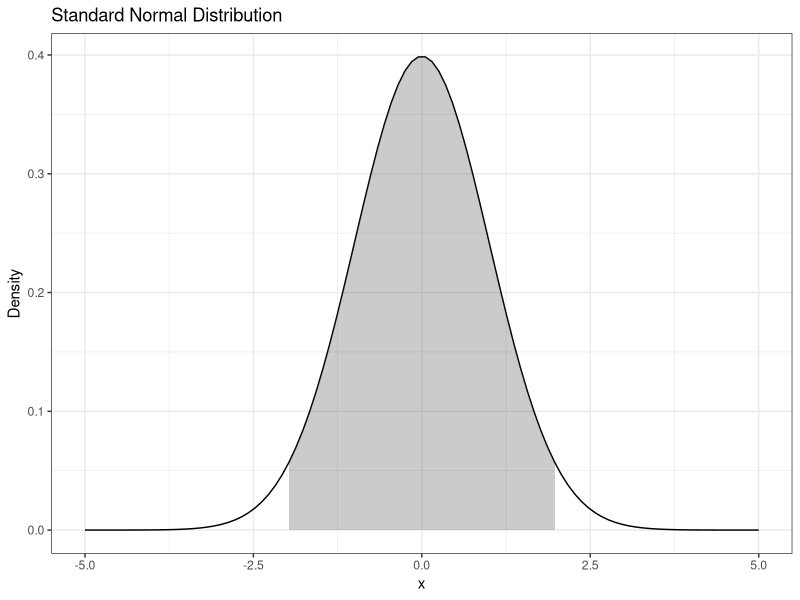
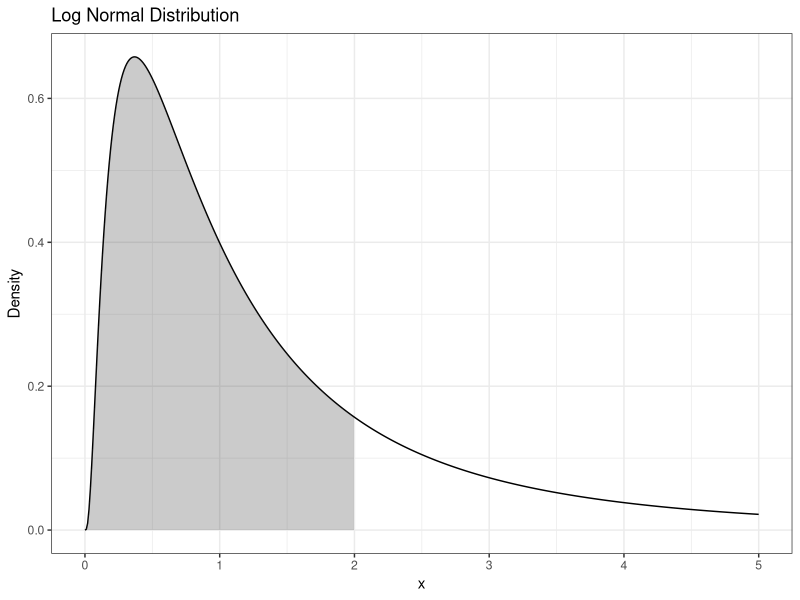
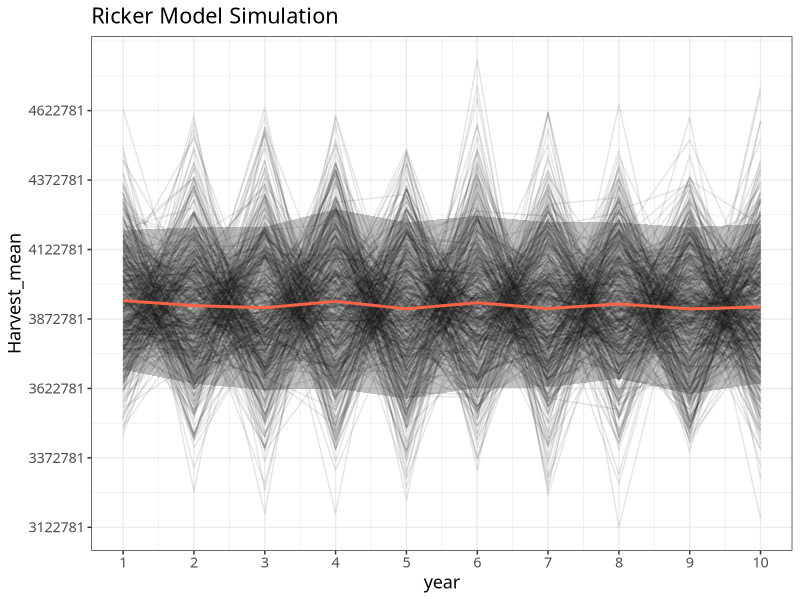

These charts were generated, in order, by the following R code:
## ---- chunk 1
knitr::opts_chunk$set(
  echo = TRUE,
  message = FALSE,
  warning = FALSE,
  # out.width = 800,
  # out.height = 600,
  fig.align = "center",
  dev = "ragg_png"
)
## ---- chunk 2
library(tidyverse)

x <- seq(-5, 5, length.out = 100)
y <- dnorm(x, 0, 1) 
df_int <- tibble(x, y)

ggplot(df_int, aes(x, y)) +
  geom_line() +
  geom_ribbon(data = df_int %>% filter(x > -2 & x < 2), 
              aes(x = x, ymin = 0, ymax = y), alpha = 1/4) +
  labs(x = "x", y = "Density") + 
  ggtitle("Standard Normal Distribution") + 
  theme_bw()
## ---- chunk 3
f <- function(x) {dnorm(x = x, mean = 0, sd = 1)}
integrate(f, -2, 2)
## ---- chunk 4
set.seed(1989)
n <- 100000
xm <- rnorm(n, mean = 0, sd = 1)
sum(xm >= -2 & xm <= 2)/n
## ---- chunk 5
xx <- seq(0, 5, length.out = 500)
yy <- dlnorm(xx, meanlog = 0, sdlog = 1)
df_int2 <- tibble(xx, yy)

ggplot(df_int2, aes(xx, yy)) +
  geom_line() +
  geom_ribbon(data = df_int2 %>% filter(xx > 0 & xx < 2), 
              aes(x = xx, ymin = 0, ymax = yy), alpha = 1/4) +
  labs(x = "x", y = "Density") + 
  ggtitle("Log Normal Distribution") + 
  theme_bw()
## ---- chunk 6
# f2 <- function(x) {dlnorm(x = x, meanlog = 0, sdlog = 1)}
# integrate(f2, 0, 2)
# 0.7558914 with absolute error < 1.9e-06

set.seed(1989)
xxm <- rlnorm(n, meanlog = 0, sdlog = 1)
sum(xxm >= -2 & xxm <= 2)/n
## ---- chunk 7
ricker_sim <- function() {
  alpha <- 6
  beta <- 1e-7
  sigma <- 0.05
  U <- 0.2
  n <- 10
  R <- S <- H <- numeric(n)

  # initialize the population in the first year
  R[1] = log(alpha * (1 - U))/(beta * (1 - U)) * exp(rnorm(1, 0, sigma))
  S[1] = R[1] * (1 - U)
  H[1] = R[1] * U
  
  # Ricker model with lognormal error
  for (t in 2:n) {
    R[t] = S[t-1] * alpha * exp(-beta * S[t-1] + rnorm(1, 0, sigma))
    S[t] = R[t] * (1 - U)
    H[t] = R[t] * U
  }
  
  return(H)
}
## ---- chunk 8
n <- 10
tibble(
  year = 1:n,
  smi1 = ricker_sim(),
  smi2 = ricker_sim(),
  smi3 = ricker_sim()
  )
## ---- chunk 9
# replicate(n = n, expr = ricker_sim())と同じようなこと
set.seed(1989)
sim_n <- 500

df_sim_ricker <- map_dfc(.x = 1:sim_n, .f = function(x){ricker_sim()}) %>% 
  set_names(paste0('sim', 1:sim_n)) %>% 
  bind_cols(tibble(year = 1:n))

head(df_sim_ricker)
## ---- chunk 10
# apply(df_sim_ricker, 1, mean)と同じ
df_sim_ricker_mean <- df_sim_ricker %>% 
  rowwise() %>%
  mutate(
    mean = mean(c_across(-year)),
    q10 = quantile(c_across(-year), probs = 0.1),
    q90 = quantile(c_across(-year), probs = 0.9)
  ) %>% 
  select(year, mean, q10, q90)
df_sim_ricker_mean
## ---- chunk 11
df_sim_ricker_long <- df_sim_ricker %>% 
  pivot_longer(
    cols = -year,
    names_to = 'sim',
    values_to = 'harvest'
  ) %>% 
  arrange(sim, year)
df_sim_ricker_long
## ---- chunk 12
ggplot() + 
  geom_line(data = df_sim_ricker_long, aes(x = year, y = harvest, group = sim), alpha = 0.1) +
  geom_ribbon(data = df_sim_ricker_mean, aes(x = year, ymin = q10, ymax = q90), alpha = 0.3) +
  geom_line(data = df_sim_ricker_mean, aes(x = year, y = mean), col = 'tomato', size = 1) +
  scale_x_continuous(breaks = seq(1:n)) + 
  scale_y_continuous(
    breaks = seq(
      min(df_sim_ricker_long$harvest), 
      max(df_sim_ricker_long$harvest),
      250000)) + 
  labs(title = "Ricker Model Simulation", y = 'Harvest_mean') +
  theme_bw() + 
  theme(legend.position = 'none', text = element_text(family = "Fira code", size = 13)) 
  
## ---- chunk 13
# library(truncnorm)
# rtruncnorm(100, a = 0.4, b = 0.6, mean = 0.5, sd = 0.1)
# 
# n <- 10000
# epsilon <- 0.001
# y <- numeric(n) 
# a <- numeric(n) 
# b <- numeric(n) 
# c <- numeric(n) 
# d <- numeric(n) 
# generate_abc <- function() {
#   trials <- 0
#   valid <- FALSE
#   
#   while(!valid) {
#     
#     a <- runif(1, 0.40, 0.50)
#     b <- runif(1, 0.30, 0.40)
#     c <- runif(1, 0.05, 0.30)
#     d <- runif(1, 0.05, max(0.10, 1 - a - b - c))
#     if(abs(1 - (a + b + c + d)) < epsilon) valid <- TRUE
#   }
#   return(c(a, b, c, d))
# }
# 
# mat <- matrix(0, nrow = 4, ncol = n)  # 空の行列を作成
# pb <- progress::progress_bar$new(
#   format = "[:bar] :percent :elapsed",
#   total = n
# )
# 
# for(i in 1:n) {
#   mat[, i] <- generate_abc()
#   y[i] <- 
#     100  * mat[1, i] + 
#     50   * mat[2, i] + 
#     1000 * mat[3, i] + 
#     1000 * mat[4, i]
#   pb$tick()  # 進捗を更新
# }
# 
# progress::pb$terminate()  
# 
# hist(y)
# summary(y)
# summary(a)
# summary(b)
# summary(c)
# summary(d)
# 
# # ---------------------------------
# 
# # 初期ユーザー数
# init_num <- 1000
# 
# 
# sim <- function(init_num) {
#   repeat_num <- sample(2:4, 1)
#   repeat_rates <- seq(0.2+rnorm(1,0.1,0.05), 0.8+rnorm(1,0.1,0.05), length.out = repeat_num)
#   result <- numeric(repeat_num)
#   
#   result[1] <- init_num 
#   for(i in 1:(length(repeat_rates)-1)) {
#     result[i+1] <- floor(result[i] * repeat_rates[i])
#   }
#   return(result)
# }
# 
# 
# run_simulations <- function(init_num, num_simulations) {
#   simulation_results <- list()  
#   
#   for (i in 1:num_simulations) {
#     result <- sim(init_num)  
#     simulation_results[[i]] <- result  
#   }
#   
#   return(simulation_results)
# }
# 
# num_simulations <- 10
# 
# results <- run_simulations(init_num, num_simulations)
# results

